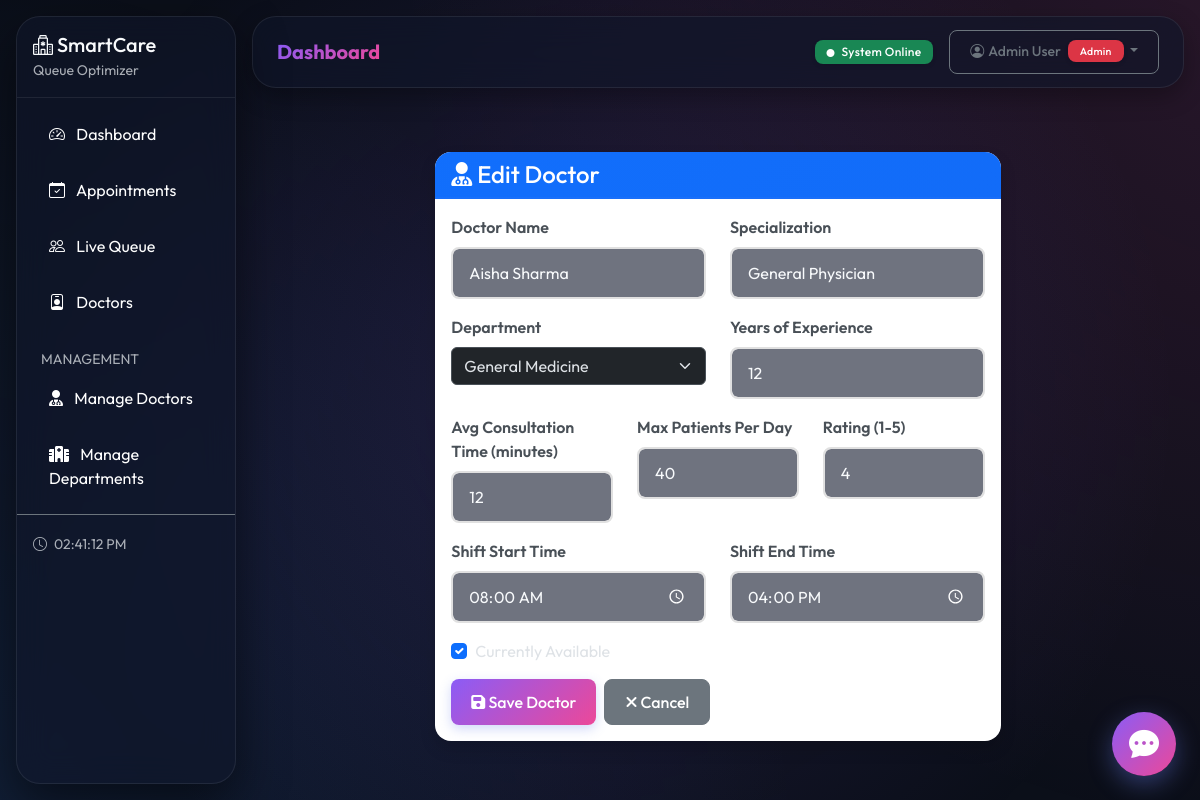
Page /admin/manage/doctors/edit/1 (signed in) on the committed database.
### app/models/user.py (models this page shows, shortened)
class User(UserMixin, db.Model):
    __tablename__ = "users"
    id = db.Column(db.Integer, primary_key=True)
    name = db.Column(db.String(150), nullable=False)
    email = db.Column(db.String(120), unique=True, nullable=False, index=True)
    phone = db.Column(db.String(15), nullable=True)
    password_hash = db.Column(db.String(255), nullable=False)
    role = db.Column(db.String(20), nullable=False, default="user")  # user, admin, doctor
    is_active = db.Column(db.Boolean, default=True)
    is_verified = db.Column(db.Boolean, default=False)
    created_at = db.Column(db.DateTime, default=datetime.utcnow)
    last_login = db.Column(db.DateTime, nullable=True)
    patient_id = db.Column(db.Integer, db.ForeignKey("patients.id"), nullable=True)
    patient = db.relationship("Patient", backref="user_account", uselist=False)
    doctor_id = db.Column(db.Integer, db.ForeignKey("doctors.id"), nullable=True)
    doctor = db.relationship("Doctor", backref="user_account", uselist=False)
    def is_admin(self):
        return self.role == "admin"

### app/models/models.py (models this page shows, shortened)
class Doctor(db.Model):
    __tablename__ = "doctors"
    id = db.Column(db.Integer, primary_key=True)
    name = db.Column(db.String(150), nullable=False)
    specialization = db.Column(db.String(100), nullable=False)
    department_id = db.Column(db.Integer, db.ForeignKey("departments.id"), nullable=False)
    experience_years = db.Column(db.Integer, default=0)
    avg_consultation_min = db.Column(db.Integer, default=15)
    max_patients_per_day = db.Column(db.Integer, default=40)
    is_available = db.Column(db.Boolean, default=True)
    shift_start = db.Column(db.Time, default=time(8, 0))
    shift_end = db.Column(db.Time, default=time(17, 0))
    rating = db.Column(db.Float, default=4.0)
    appointments = db.relationship("Appointment", backref="doctor", lazy="dynamic")

### app/routes/admin_management.py (the view, shortened to what this page needs)
@admin_mgmt_bp.route('/doctors/edit/<int:doctor_id>', methods=['GET', 'POST'])
@admin_required
def edit_doctor(doctor_id):
    doctor = Doctor.query.get_or_404(doctor_id)
    form = DoctorForm(obj=doctor)
    departments = Department.query.filter_by(is_active=True).all()
    form.department_id.choices = [(d.id, d.name) for d in departments]
    return render_template('admin/doctor_form.html', form=form, title='Edit Doctor', doctor=doctor)

### app/services/auth_service.py (called while the page is built)
def admin_required(f):
    @wraps(f)
    def decorated_function(*args, **kwargs):
        if not current_user.is_authenticated:
            flash('Please login to access this page.', 'warning')
            return redirect(url_for('auth.login'))
        if not current_user.is_admin():
            flash('Access denied. Admin privileges required.', 'danger')
            return redirect(url_for('patient_portal.home'))
        return f(*args, **kwargs)
    return decorated_function

### app/templates/admin/doctor_form.html (shortened to what this page needs)
{% extends "base.html" %}
{% block content %}
<div class="container mt-4">
    <div class="row justify-content-center">
        <div class="col-md-8">
            <div class="card shadow">
                <div class="card-header bg-primary text-white">
                    <h4 class="mb-0"><i class="fas fa-user-md"></i> {{ title }}</h4>
                </div>
                <div class="card-body">
                    <form method="POST">
                        <div class="row">
                            <div class="col-md-6 mb-3">
                                {{ form.name.label(class="form-label") }}
                                {{ form.name(class="form-control" + (" is-invalid" if form.name.errors else "")) }}
                            </div>
                            <div class="col-md-6 mb-3">
                                {{ form.specialization.label(class="form-label") }}
                                {{ form.specialization(class="form-control" + (" is-invalid" if form.specialization.errors else "")) }}
                            </div>
                        </div>
                        <div class="row">
                            <div class="col-md-6 mb-3">
                                {{ form.department_id.label(class="form-label") }}
                                {{ form.department_id(class="form-select" + (" is-invalid" if form.department_id.errors else "")) }}
                            </div>
                            <div class="col-md-6 mb-3">
                                {{ form.experience_years.label(class="form-label") }}
                                {{ form.experience_years(class="form-control" + (" is-invalid" if form.experience_years.errors else "")) }}
                            </div>
                        </div>
                        <div class="row">
                            <div class="col-md-4 mb-3">
                                {{ form.avg_consultation_min.label(class="form-label") }}
                                {{ form.avg_consultation_min(class="form-control" + (" is-invalid" if form.avg_consultation_min.errors else "")) }}
                            </div>
                            <div class="col-md-4 mb-3">
                                {{ form.max_patients_per_day.label(class="form-label") }}
                                {{ form.max_patients_per_day(class="form-control" + (" is-invalid" if form.max_patients_per_day.errors else "")) }}
                            </div>
                            <div class="col-md-4 mb-3">
                                {{ form.rating.label(class="form-label") }}
                                {{ form.rating(class="form-control" + (" is-invalid" if form.rating.errors else "")) }}
                            </div>
                        </div>
                        <div class="row">
                            <div class="col-md-6 mb-3">
                                {{ form.shift_start.label(class="form-label") }}
                                {{ form.shift_start(class="form-control" + (" is-invalid" if form.shift_start.errors else "")) }}
                            </div>
                            <div class="col-md-6 mb-3">
                                {{ form.shift_end.label(class="form-label") }}
                                {{ form.shift_end(class="form-control" + (" is-invalid" if form.shift_end.errors else "")) }}
                            </div>
                        </div>
                        <div class="mb-3 form-check">
                            {{ form.is_available(class="form-check-input") }}
                            {{ form.is_available.label(class="form-check-label") }}
                        </div>
                        <div class="d-flex gap-2">
                            <button type="submit" class="btn btn-primary">
                                <i class="fas fa-save"></i> Save Doctor
                            </button>
                            <a href="{{ url_for('admin_mgmt.list_doctors') }}" class="btn btn-secondary">
                                <i class="fas fa-times"></i> Cancel
                            </a>
                        </div>
                    </form>
                </div>
            </div>
        </div>
    </div>
</div>
{% endblock %}

### app/templates/base.html (shortened to what this page needs)
<!DOCTYPE html>
<html lang="en" data-bs-theme="dark">
<head>
    <link href="https://cdn.jsdelivr.net/npm/bootstrap@5.3.2/dist/css/bootstrap.min.css" rel="stylesheet">
    <link href="https://cdn.jsdelivr.net/npm/bootstrap-icons@1.11.2/font/bootstrap-icons.css" rel="stylesheet">
    <link rel="stylesheet" href="https://cdnjs.cloudflare.com/ajax/libs/font-awesome/6.4.0/css/all.min.css">
    <link href="{{ url_for('static', filename='css/style.css') }}" rel="stylesheet">
</head>
<body>
    {% if current_user.is_authenticated %}
    <div class="d-flex">
        <nav class="sidebar">
            <div class="sidebar-header p-3">
                <h5 class="mb-0">
                    <i class="bi bi-hospital"></i> SmartCare
                </h5>
                <small class="text-muted">Queue Optimizer</small>
            </div>
            <ul class="nav flex-column p-2">
                {% if current_user.is_admin() %}
                <li class="nav-item">
                    <a class="nav-link text-white {% if request.endpoint == 'dashboard.index' %}active bg-primary rounded{% endif %}"
                       href="{{ url_for('dashboard.index') }}">
                        <i class="bi bi-speedometer2 me-2"></i> Dashboard
                    </a>
                </li>
                <li class="nav-item">
                    <a class="nav-link text-white {% if 'appointments' in request.endpoint|default('') %}active bg-primary rounded{% endif %}"
                       href="{{ url_for('appointments.list_appointments') }}">
                        <i class="bi bi-calendar-check me-2"></i> Appointments
                    </a>
                </li>
                <li class="nav-item">
                    <a class="nav-link text-white {% if 'queue' in request.endpoint|default('') %}active bg-primary rounded{% endif %}"
                       href="{{ url_for('queue.view_queue') }}">
                        <i class="bi bi-people me-2"></i> Live Queue
                    </a>
                </li>
                <li class="nav-item">
                    <a class="nav-link text-white {% if 'doctors' in request.endpoint|default('') %}active bg-primary rounded{% endif %}"
                       href="{{ url_for('doctors.list_doctors') }}">
                        <i class="bi bi-person-badge me-2"></i> Doctors
                    </a>
                </li>
                <li class="nav-item mt-3">
                    <small class="text-muted px-3">MANAGEMENT</small>
                </li>
                <li class="nav-item">
                    <a class="nav-link text-white {% if 'admin_mgmt.list_doctors' in request.endpoint|default('') %}active bg-primary rounded{% endif %}"
                       href="{{ url_for('admin_mgmt.list_doctors') }}">
                        <i class="fas fa-user-md me-2"></i> Manage Doctors
                    </a>
                </li>
                <li class="nav-item">
                    <a class="nav-link text-white {% if 'admin_mgmt.list_departments' in request.endpoint|default('') %}active bg-primary rounded{% endif %}"
                       href="{{ url_for('admin_mgmt.list_departments') }}">
                        <i class="fas fa-hospital me-2"></i> Manage Departments
                    </a>
                </li>
                {% endif %}
            </ul>
            <div class="p-3 mt-auto border-top border-secondary">
                <small class="text-muted">
                    <i class="bi bi-clock me-1"></i>
                    <span id="live-clock"></span>
                </small>
            </div>
        </nav>
        <main class="main-content flex-grow-1">
            <div class="topbar px-4 py-2 d-flex justify-content-between align-items-center">
                <h5 class="mb-0">{% block page_title %}Dashboard{% endblock %}</h5>
                <div class="d-flex align-items-center gap-3">
                    <span class="badge bg-success">
                        <i class="bi bi-circle-fill me-1" style="font-size:8px"></i> System Online
                    </span>
                    <div class="dropdown">
                        <button class="btn btn-sm btn-outline-secondary dropdown-toggle" type="button" data-bs-toggle="dropdown">
                            <i class="bi bi-person-circle me-1"></i>{{ current_user.name }}
                            {% if current_user.is_admin() %}
                            <span class="badge bg-danger ms-1">Admin</span>
                            {% elif current_user.is_doctor() %}
                            <span class="badge bg-info ms-1">Doctor</span>
                            {% endif %}
                        </button>
                    </div>
                </div>
            </div>
            <div class="px-4 pt-3">
            </div>
            <div class="p-4">
                {% block content %}{% endblock %}
            </div>
        </main>
    </div>
    {% endif %}
    <div class="chatbot-container">
        <button class="chatbot-button" id="chatbot-button" title="Chat with us">
            <i class="bi bi-chat-dots-fill"></i>
        </button>
    </div>
</body>
</html>

### rows in the picture
User: name "Admin User"
Doctor: name "Aisha Sharma", specialization "General Physician", department_id "General Medicine", experience_years "12", avg_consultation_min "12", max_patients_per_day "40", rating "4", shift_start "08:00", shift_end "16:00", is_available "☑"

### other values in the picture
{{ title }} "Edit Doctor"
